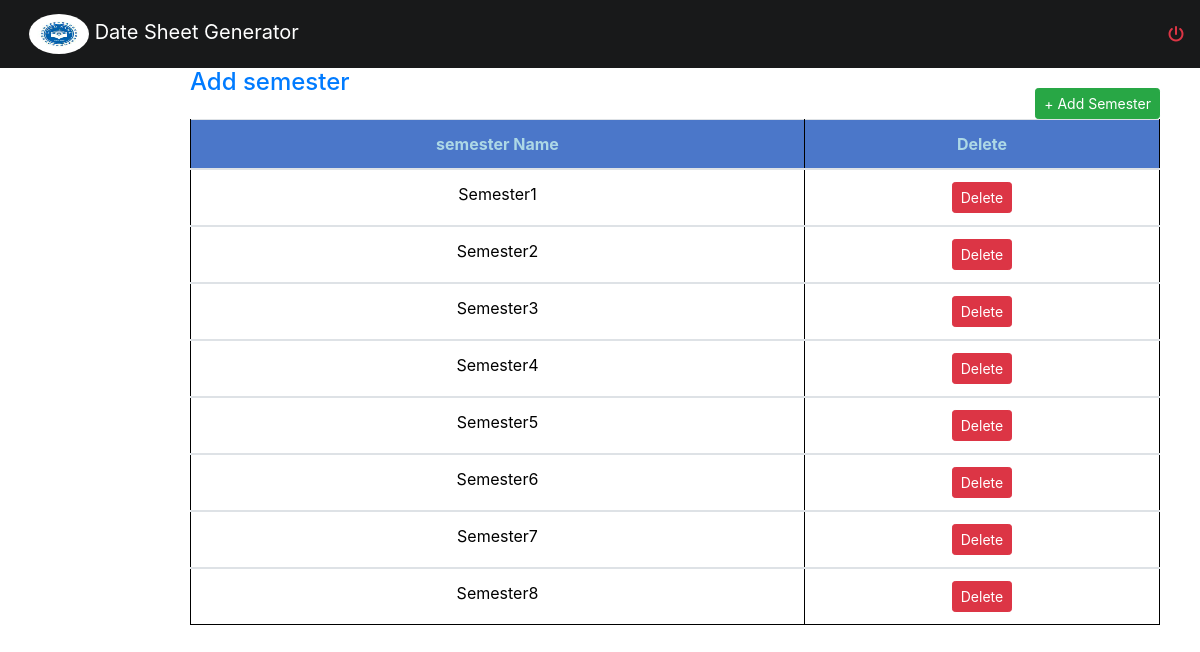
Page /admin/viewsemester.php on the committed database.
### tables this page shows
CREATE TABLE `semester` (
  `semester_id` int(11) NOT NULL,
  `semester_name` varchar(50) NOT NULL
);

### admin/viewsemester.php (the view, shortened to what this page needs)
<?php
require_once "../header.php";
?>
<div class="main" >
<div class="container-fluid" >
<div class="container" >
 <div  >
<a href="addsemester.php" class="btn btn-sm btn-success" role="button" style="float:right;margin-top:20px;">+ Add Semester</a>
	<div>
         <h4 class="text-white">
         <a href="addsemester.php">Add semester</a>
		 </h4>
          <table class="table" id="table">
					 <thead>
							<tr>
							<th>semester Name</th>
							<th>Delete</th>
							 </tr>
					</thead>
					<tbody>
<?php
             $busSql = "Select * from semester";
             $resultBusSql = mysqli_query($link, $busSql);
    while($row = mysqli_fetch_assoc($resultBusSql)){
		       $id=$row['semester_id'];
	           $semester_name= $row['semester_name'];
   ?>
                                 <tr>
							       <td><?Php echo $semester_name;?></td>
				                    <td>
				<a href="viewsemester.php?id=<?php echo $id;?>" class="btn btn-sm btn-danger" role="button">Delete</a>
				                   </td>
		                           </tr>
					</tbody>
	<?php
	}
	?>
	</div>
	</div>
	</div>
</body>
</html>

### style.css (style rules this page uses)
body { margin:0px; padding:0px; color:black; }
.main { margin-left: 150px; padding: 0px 10px; }
#table th { background-color:#4b77c9; color:lightblue; text-align:center; }
#table td { background-color:white; text-align:center; color:black; }
#table { background-color:#334d4d; border-radius: 10px; padding-top: 10px; padding-bottom: 10px; color: lightblue; }
.container { color: lightblue; }
.container table { color: lightblue; }
.table2, th, td { border: 1px solid black; }

### rows in the picture
semester: semester_name "Semester1"
semester: semester_name "Semester2"
semester: semester_name "Semester3"
semester: semester_name "Semester4"
semester: semester_name "Semester5"
semester: semester_name "Semester6"
semester: semester_name "Semester7"
semester: semester_name "Semester8"
